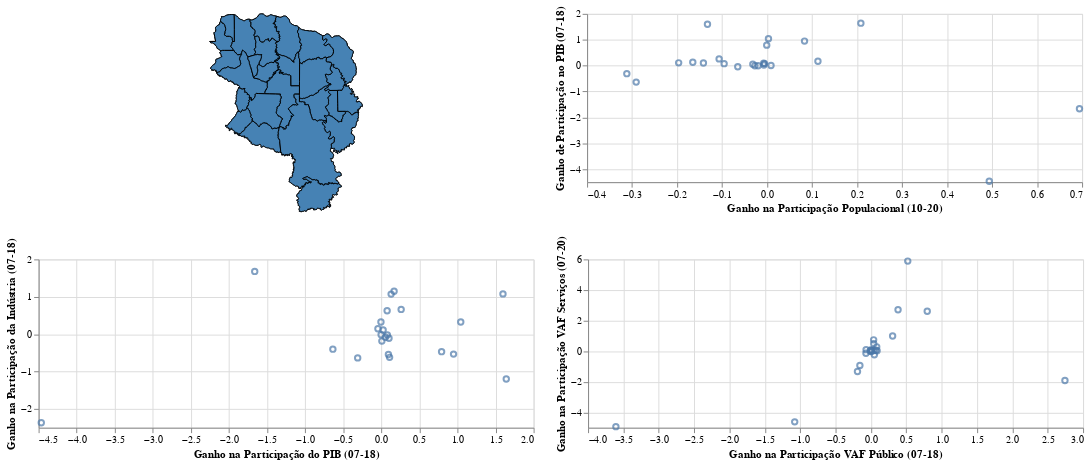

This figure's notebook cell:
### Markdown cell above
## Ganhos de Centralidade

### Code cell
interval1 = alt.selection_multi(empty='all') # esta é a seleçção que serve para mapa. Por hora não está em uso.
interval = alt.selection_interval(empty='all', encodings=['x', 'y']) # esta seleção serve para gráficos

map_area_estudo = alt.Chart(gdf_municipios).mark_geoshape(stroke='black',strokeWidth=1).project().encode(color=alt.condition(interval, alt.value('#4682b4'), alt.value('lightgray')), tooltip='NM_MUN:N').properties(width=500,height=200).add_selection(interval1)

base = alt.Chart(gdf_municipios).mark_geoshape(stroke='black',strokeWidth=1).project().encode(color=alt.value('lightgray'), tooltip='NM_MUN:N').properties(width=500,height=200)

scatter_pib_pop = alt.Chart(gdf_municipios).mark_point().encode(
    x=alt.X('CENTRALIDADE_PIB_ 07-18', sort='ascending', title='Ganho na Participação do PIB (07-18)', axis=alt.Axis(tickCount=10))
    , y=alt.Y('CENTRALIDADE_vaf_ind_07-20 ', sort='ascending', title='Ganho na Participação da Indústria (07-18)')
#    , color=alt.condition(interval, alt.value('#4682b4'), alt.value('lightgray'))
    , tooltip=['NM_MUN:N', 'CENTRALIDADE_PIB_ 07-18', 'CENTRALIDADE_vaf_ind_07-20 ']
#    alt.condition(interval, 'NM_MUN:N', alt.value('lightgray')
                 
).add_selection(interval).properties(width=500,height=170)

scatter_vaf_ind_pop = alt.Chart(gdf_municipios).mark_point().encode(
    x=alt.X('CENTRALIDADE_vaf_pub_07-20 :Q', title='Ganho na Participação VAF Público (07-18)')
    , y=alt.Y('CENTRALIDADE_vaf_serv_07-20 :Q', sort='ascending', title='Ganho na Participação VAF Serviços (07-20)')
#    , color='TERRITORIO_arranjo:N'
    , tooltip=['NM_MUN:N', 'CENTRALIDADE_vaf_pub_07-20 ', 'CENTRALIDADE_vaf_serv_07-20 ']
#    alt.condition(interval, 'NM_MUN:N', alt.value('lightgray')
                 
).add_selection(interval).properties(width=500,height=170)

scatter_vaf_serv = alt.Chart(gdf_municipios).mark_point().encode(
    x=alt.X('CENTRALIDADE_pop_10-20:Q', sort='ascending', title='Ganho na Participação Populacional (10-20)', axis=alt.Axis(tickCount=10))
    , y=alt.Y('CENTRALIDADE_PIB_ 07-18:Q', sort='ascending', title='Ganho de Participação no PIB (07-18)')
#    , color='TERRITORIO_arranjo'
    , tooltip=['NM_MUN:N', 'CENTRALIDADE_pop_10-20', 'CENTRALIDADE_PIB_ 07-18']
#    alt.condition(interval, 'NM_MUN:N', alt.value('lightgray')
                 
).add_selection(interval).properties(width=500,height=170)


chart_ganhos_centralidade = ((base + map_area_estudo | scatter_vaf_serv) & (scatter_pib_pop | scatter_vaf_ind_pop))
chart_ganhos_centralidade.save('chart_ganhos_centralidade.json', format='json')
chart_ganhos_centralidade
